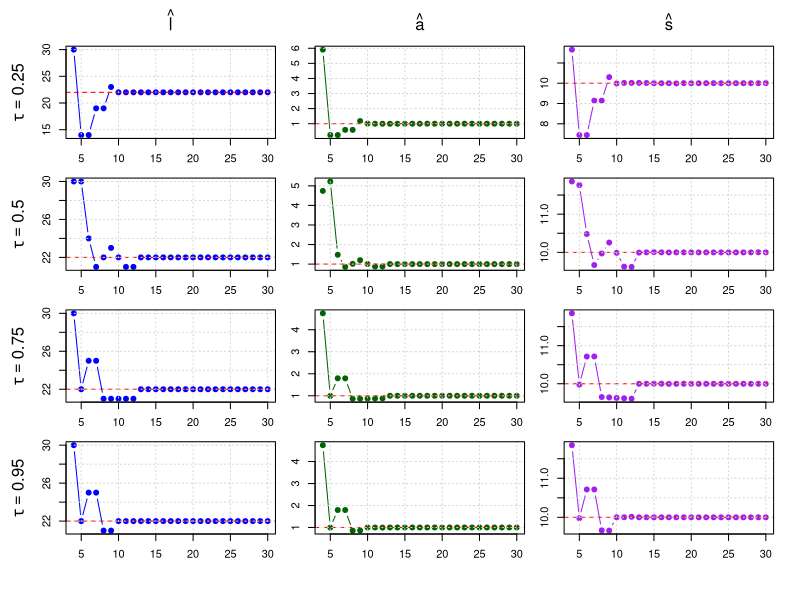

Generate this figure with R:
# ---------------------------------------------------------------------------
# Generate Figures 3, 4a, and 4b for tau = 0.25, 0.5, 0.75, 0.95
# ---------------------------------------------------------------------------

# Correct GL_{tau,b} noise sampler
rGL_tau_b <- function(n, tau, b) {
  u <- runif(n)
  q <- tau
  sgn <- ifelse(u < q, -1, 1)
  abs_x <- ifelse(sgn == -1,
                  rexp(n, rate = (1 - tau) / b),
                  rexp(n, rate = tau / b))
  sgn * abs_x
}

# Correct GL variance from document
# gl_variance <- function(tau) {
#   z <- 1 - 2 * tau
#   t1 <- tau / (1 + z)^2
#   t2 <- (1 - tau) / (1 - z)^2
#   mu <- (1 - tau) / (1 - z) - tau / (1 + z)
#   t1 + t2 - 0.25 * mu^2
# }

# Variance coefficient for the tau-aligned asymmetric Laplace distribution:
#
#   Var(e) =
#     b^2 * [tau^2 + (1-tau)^2]
#         / [tau^2 (1-tau)^2]

al_variance <- function(tau) {
  (tau^2 + (1 - tau)^2) /
    (tau^2 * (1 - tau)^2)
}

# Quantile loss
quantile_loss <- function(u, tau) u * (tau - (u < 0))

# Weighted quantile amplitude
med_weighted_tau <- function(I, l, s, tau) {
  T <- length(I)
  x <- I * exp(((1:T) - l)^2 / s^2)
  w <- exp(-((1:T) - l)^2 / s^2)
  o <- order(x)
  x_sorted <- x[o]; w_sorted <- w[o]
  cum_w <- cumsum(w_sorted)
  k <- min(which(cum_w >= tau * sum(w_sorted)))
  x_sorted[k]
}

# Estimators
compute_a <- function(I, l, s, tau) med_weighted_tau(I, l, s, tau)

objective_function <- function(I, a, l, s, tau) {
  t <- seq_along(I)
  fitted <- a * exp(-((t - l)^2) / s^2)
  mean(quantile_loss(I - fitted, tau))
}

search_best_s <- function(I, l, tau) {
  optimize(function(s) objective_function(I, compute_a(I, l, s, tau), l, s, tau),
           interval = c(1, 20), tol = 1e-4)$minimum
}

estimate_params <- function(I, tau, h) {
  losses <- sapply(1:h, function(l) {
    s_hat <- search_best_s(I, l, tau)
    a_hat <- compute_a(I, l, s_hat, tau)
    objective_function(I, a_hat, l, s_hat, tau)
  })
  l_hat <- which.min(losses)
  s_hat <- search_best_s(I, l_hat, tau)
  a_hat <- compute_a(I, l_hat, s_hat, tau)
  list(l_hat = l_hat, s_hat = s_hat, a_hat = a_hat)
}

# ---------------------------------------------------------------------------
# Settings
# ---------------------------------------------------------------------------
A_true <- 1
L_true <- 22
S_true <- 10
snr <- 1000
seed <- 280
h <- 30
T_vals <- 4:h
taus <- c(0.25, 0.5, 0.75, 0.95)

pdf(file = "fig3_4a_4b_combined.pdf", width = 8, height = 8)
par(mfrow = c(4, 3), mar = c(2, 2, 1, 1), oma = c(3, 3, 2.5, 1))  # reduce inner margins, use outer margins

for (tau in taus) {
  set.seed(seed)
  signal_full <- A_true * exp(-((1:h) - L_true)^2 / S_true^2)
  b <- sqrt((A_true / snr)^2 / al_variance(tau))
  noise_full <- rGL_tau_b(h, tau, b)
  I_full <- signal_full + noise_full
  
  l_hats <- numeric(length(T_vals))
  a_hats <- numeric(length(T_vals))
  s_hats <- numeric(length(T_vals))
  
  for (i in seq_along(T_vals)) {
    T <- T_vals[i]
    I_T <- I_full[1:T]
    est <- estimate_params(I_T, tau, h)
    l_hats[i] <- est$l_hat
    a_hats[i] <- est$a_hat
    s_hats[i] <- est$s_hat
  }
  
  # Column 1: l_hat(T)
  plot(T_vals, l_hats, type = "b", col = "blue", pch = 19,
       xlab = "", ylab = "", main = "", axes = FALSE)
  abline(h = L_true, col = "red", lty = 2)
  grid(); box(); axis(1); axis(2)
  if (tau == taus[1]) mtext(expression(hat(l)), side = 3, line = 1)
  mtext(bquote(tau == .(tau)), side = 2, line = 3)
  
  # Column 2: a_hat(T)
  plot(T_vals, a_hats, type = "b", col = "darkgreen", pch = 19,
       xlab = "", ylab = "", main = "", axes = FALSE)
  abline(h = A_true, col = "red", lty = 2)
  grid(); box(); axis(1); axis(2)
  if (tau == taus[1]) mtext(expression(hat(a)), side = 3, line = 1)
  
  # Column 3: s_hat(T)
  plot(T_vals, s_hats, type = "b", col = "purple", pch = 19,
       xlab = "", ylab = "", main = "", axes = FALSE)
  abline(h = S_true, col = "red", lty = 2)
  grid(); box(); axis(1); axis(2)
  if (tau == taus[1]) mtext(expression(hat(s)), side = 3, line = 1)
}

dev.off()
cat("Updated combined plot saved as 'fig3_4a_4b_combined.pdf'\n")
